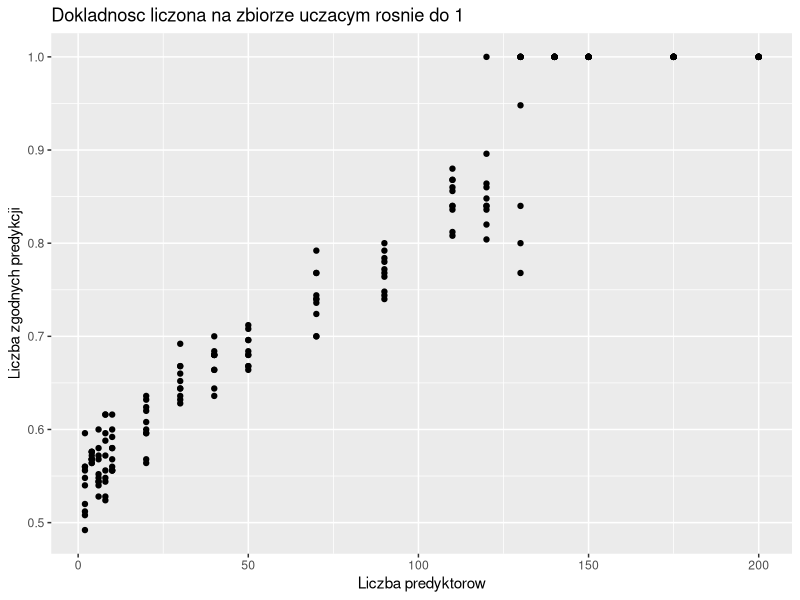

Write R code to recreate this figure.
## ---- chunk 1
library(ggplot2)
NN <- rep(c(2, 4, 6, 8, 10,20,30,40,50,70,90,110,120,130,140,150,175,200), each=10)
n <- 250
szumy <- sapply(NN, function(N){
  szum <- as.data.frame(matrix(runif(N * n), nrow = n, ncol = N))
  colnames(szum) <- paste0("zm", 1:N)
  szum$outcome <- factor(rep(LETTERS[1:2], each=n/2))
  
  nb <- glm(outcome~., data=szum, family="binomial")
  pred <- predict(nb, szum, type = "response") > .5
  tab <- table(pred, szum$outcome)
  sum(diag(tab))/sum(tab)
})

df <- data.frame(NN, szumy)
ggplot(df, aes(NN, szumy)) + 
  geom_point() + ylab("Liczba zgodnych predykcji") + xlab("Liczba predyktorow") + ggtitle("Dokladnosc liczona na zbiorze uczacym rosnie do 1")

